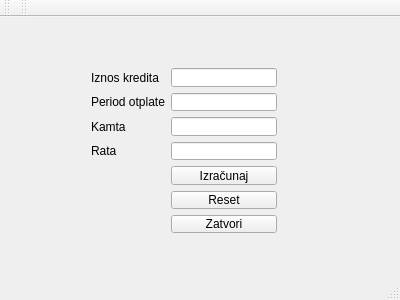
<?xml version="1.0" encoding="UTF-8"?>
<ui version="4.0">
 <class>MainWindow</class>
 <widget class="QMainWindow" name="MainWindow">
  <property name="geometry">
   <rect>
    <x>0</x>
    <y>0</y>
    <width>400</width>
    <height>300</height>
   </rect>
  </property>
  <property name="windowTitle">
   <string>Kreditni kalkulator</string>
  </property>
  <widget class="QWidget" name="centralWidget">
   <widget class="QWidget" name="">
    <property name="geometry">
     <rect>
      <x>80</x>
      <y>40</y>
      <width>208</width>
      <height>187</height>
     </rect>
    </property>
    <layout class="QGridLayout" name="gridLayout">
     <item row="0" column="0">
      <widget class="QLabel" name="label">
       <property name="text">
        <string>Iznos kredita</string>
       </property>
      </widget>
     </item>
     <item row="0" column="1">
      <widget class="QLineEdit" name="lineEdit"/>
     </item>
     <item row="1" column="0">
      <widget class="QLabel" name="label_2">
       <property name="text">
        <string>Period otplate</string>
       </property>
      </widget>
     </item>
     <item row="1" column="1">
      <widget class="QLineEdit" name="lineEdit_2"/>
     </item>
     <item row="2" column="0">
      <widget class="QLabel" name="label_3">
       <property name="text">
        <string>Kamta</string>
       </property>
      </widget>
     </item>
     <item row="2" column="1">
      <widget class="QLineEdit" name="lineEdit_3"/>
     </item>
     <item row="3" column="0">
      <widget class="QLabel" name="label_4">
       <property name="text">
        <string>Rata</string>
       </property>
      </widget>
     </item>
     <item row="3" column="1">
      <widget class="QLineEdit" name="lineEdit_4"/>
     </item>
     <item row="4" column="1">
      <widget class="QPushButton" name="pushButton">
       <property name="text">
        <string>Izračunaj</string>
       </property>
      </widget>
     </item>
     <item row="5" column="1">
      <widget class="QPushButton" name="pushButton_2">
       <property name="text">
        <string>Reset</string>
       </property>
      </widget>
     </item>
     <item row="6" column="1">
      <widget class="QPushButton" name="pushButton_3">
       <property name="text">
        <string>Zatvori</string>
       </property>
      </widget>
     </item>
    </layout>
   </widget>
  </widget>
  <widget class="QMenuBar" name="menuBar">
   <property name="geometry">
    <rect>
     <x>0</x>
     <y>0</y>
     <width>400</width>
     <height>21</height>
    </rect>
   </property>
  </widget>
  <widget class="QToolBar" name="mainToolBar">
   <attribute name="toolBarArea">
    <enum>TopToolBarArea</enum>
   </attribute>
   <attribute name="toolBarBreak">
    <bool>false</bool>
   </attribute>
  </widget>
  <widget class="QStatusBar" name="statusBar"/>
  <widget class="QToolBar" name="toolBar">
   <property name="windowTitle">
    <string>toolBar</string>
   </property>
   <attribute name="toolBarArea">
    <enum>TopToolBarArea</enum>
   </attribute>
   <attribute name="toolBarBreak">
    <bool>false</bool>
   </attribute>
  </widget>
 </widget>
 <layoutdefault spacing="6" margin="11"/>
 <resources/>
 <connections/>
</ui>
